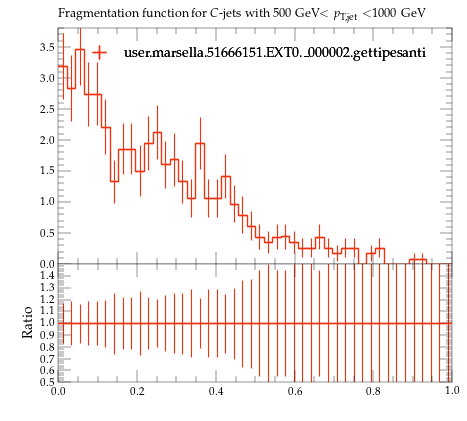

Generate this figure with Python:
#! /usr/bin/env python

# This Python script was auto-generated using YODA v2.0.2.
# Analysis object: /MC_HFDECAYS/high_pT_frag_C_jet
# Timestamp: 24-07-2026 (16:40:06)

import matplotlib as mpl
import matplotlib.pyplot as plt
mpl.use('Agg') # comment out for interactive use
import os
import numpy as np

plotDir = os.path.split(os.path.realpath(__file__))[0]
if 'YODA_USER_PLOT_PATH' in globals():
    plot_outdir = globals()['YODA_USER_PLOT_PATH']
else:
    plot_outdir = plotDir

#plot style
plt.style.use(os.path.join(plotDir, '../default.mplstyle'))
# plot metadata
figW, figH = plt.rcParams['figure.figsize']
ax_xLabel = r''
ax_yLabel = r''
ax_title  = r'Fragmentation function for $C$-jets with 500 GeV$<p_\mathrm{T,jet}<$1000 GeV'
ax_xScale = 'linear'
ax_yScale = 'linear'
xLims = (0.0, 1.0)
yLims = (0.0, 3.8050067000000003)

# TeX-friendly labels for the legend
labels = {
    'legend' : ([ r"user.marsella.51666151.EXT0.\_000002.gettipesanti" ], r""),
}

# Adjust canvas width and height
canvasW = 10.0
canvasH = 9.0
figW *= canvasW/10.
figH *= canvasH/9.

# Create figure and axis objects
fig, (ax, ratio0_ax) = plt.subplots(2, 1, sharex=True,
                  figsize=(figW,figH), gridspec_kw={'height_ratios': (6.0, 3.0)})

# Set figure margins
plt.subplots_adjust(
    left   = 1.0 * plt.rcParams['figure.subplot.left'],
    right  = 1.0 * plt.rcParams['figure.subplot.right'],
    top    = 1.0 * plt.rcParams['figure.subplot.top'],
    bottom = 1.0 * plt.rcParams['figure.subplot.bottom'])

ratio0_ax.yaxis.set_major_locator(mpl.ticker.MultipleLocator(0.1))
ratio0_ax.set_ylim(0.5, 1.4999)
ratio0_ax.set_ylabel('Ratio')

# the numerical data is stored in a separate file
dataf = dict()
prefix = os.path.split(__file__)[0]
if prefix:    prefix = prefix + '/'
exec(open(prefix+'high_pT_frag_C_jet__data.py').read(), dataf)


legend_handles = dict() # keep track of handles for the legend

# style options for curves
# starts at zorder>=5 to draw curve on top of legend
styles = {
  'user.marsella.51666151.EXT0._000002.gettipesanti.yoda.gz': {
    'color' : '#EE3311',
    'linestyle' : '-',
    'linewidth' : 1,
    'marker' : 'none',
    'markersize' : 2,
    'capsize' : 0.0,
    'zorder' : 5,
    'histstyle' : 1,
    'drawstyle' : 'steps-pre',
    'xerrorbars' : 1,
    'yerrorbars' : 1,
    'fillcolor' : None,
    'fillopacity' : 1.0,
    'ratio0_linestyle' : '-',
    'ratio0_linewidth' : 1,
    'ratio0_marker' : 'none',
    'ratio0_markersize' : 2,
    'ratio0_capsize' : 0.0,
    'ratio0_zorder' : 5,
    'ratio0_histstyle' : 1,
    'ratio0_drawstyle' : 'steps-pre',
    'ratio0_xerrorbars' : 1,
    'ratio0_yerrorbars' : 1,
  },
}

# curve from input yoda files in main panel
for label, yvals in dataf['yvals'].items():
    if all(np.isnan(v) for v in dataf['yvals'][label]):
        continue
    tmp = None
    if styles[label]['histstyle']: # draw as histogram
        xpos = dataf['xedges'][label] if styles[label]['drawstyle'] else dataf['xpoints'][label]
        ypos = np.insert(yvals, 0, yvals[0]) if styles[label]['drawstyle'] else yvals
        if styles[label]['fillcolor']: # fill area below curve
            ax.fill_between(xpos, ypos, step='pre',
                            color=styles[label]['fillcolor'],
                            alpha=styles[label]['fillopacity'])
        tmp, = ax.plot(xpos, ypos,
                       color=styles[label]['color'],
                       linestyle=styles[label]['linestyle'],
                       linewidth=styles[label]['linewidth'],
                       drawstyle=styles[label]['drawstyle'], solid_joinstyle='miter',
                       zorder=styles[label]['zorder'], label=label)
    tmp = ax.errorbar(dataf['xpoints'][label], yvals,
                      xerr=np.array(dataf['xerrs'][label])*styles[label]['xerrorbars'],
                      yerr=np.array(dataf['yerrs'][label])*styles[label]['yerrorbars'],
                      fmt=styles[label]['marker'], capsize=styles[label]['capsize'],
                      markersize=styles[label]['markersize'],
                      ecolor=styles[label]['color'],
                      color=styles[label]['color'], zorder=styles[label]['zorder'])
    tmp[-1][0].set_linestyle(styles[label]['linestyle'])
    tmp[-1][0].set_linewidth(styles[label]['linewidth'])
    if label in dataf['add_legend_handle']:  legend_handles[label] = tmp
    for varLabel in dataf['variation_yvals'].keys():
        if varLabel.startswith(label):
            tmp, = ax.plot(dataf['xedges'][label], dataf['variation_yvals'][varLabel],
                           color=styles[label]['color'],
                           linestyle=styles[label]['linestyle'],
                           linewidth=styles[label]['linewidth'],
                           drawstyle='steps-pre', solid_joinstyle='miter',
                           zorder=styles[label]['zorder'], alpha=0.5)


# plots on ratio panel
# curve from input yoda files in ratio panel
for label, yvals in dataf['ratio0_yvals'].items():
    if all(np.isnan(v) for v in yvals):
        continue
    if styles[label]['ratio0_histstyle']: # plot as histogram
        xpos = dataf['xedges']['user.marsella.51666151.EXT0._000002.gettipesanti.yoda.gz'] if styles[label]['ratio0_drawstyle'] else dataf['xpoints']['user.marsella.51666151.EXT0._000002.gettipesanti.yoda.gz']
        ypos = np.insert(yvals, 0, yvals[0]) if styles[label]['ratio0_drawstyle'] else yvals
        ratio0_ax.plot(xpos, ypos,
                       color=styles[label]['color'],
                       linewidth=styles[label]['linewidth'],
                       linestyle=styles[label]['ratio0_linestyle'],
                       drawstyle=styles[label]['ratio0_drawstyle'], zorder=styles[label]['zorder'],
                       solid_joinstyle='miter')
    tmp = ratio0_ax.errorbar(dataf['xpoints']['user.marsella.51666151.EXT0._000002.gettipesanti.yoda.gz'], yvals,
                             xerr=np.array(dataf['ref_xerrs'])*styles[label]['ratio0_xerrorbars'],
                             yerr=np.array(dataf['ratio0_yerrs'][label])*styles[label]['ratio0_yerrorbars'],
                             fmt=styles[label]['ratio0_marker'], capsize=styles[label]['ratio0_capsize'],
                             markersize=styles[label]['ratio0_markersize'],
                             ecolor=styles[label]['color'],
                             color=styles[label]['color'])
    tmp[-1][0].set_linestyle(styles[label]['ratio0_linestyle'])
    tmp[-1][0].set_linewidth(styles[label]['ratio0_linewidth'])

    for varlabel in dataf['ratio0_variation_vals'].keys():
        if varlabel.startswith(label):
            ratio0_ax.plot(dataf['xedges']['user.marsella.51666151.EXT0._000002.gettipesanti.yoda.gz'],
                            dataf['ratio0_variation_vals'][varlabel],
                            color=styles[label]['color'],
                            linestyle=styles[label]['linestyle'],
                            linewidth=styles[label]['linewidth'],
                            drawstyle='steps-pre', solid_joinstyle='miter',
                            zorder=1, alpha=0.5)

legend_items = list(legend_handles.values())
ax.add_artist(ax.legend(legend_items,
                        labels['legend'][0],
                        title=labels['legend'][1],
                        alignment='left',
                        loc='upper center',
                        bbox_to_anchor=(0.5, 0.97)))

# set plot metadata as defined above
ratio0_ax.set_xlabel(ax_xLabel)
ratio0_ax.xaxis.set_label_coords(1., -0.15)
ax.set_ylabel(ax_yLabel, ha='right', va='top')
ax.yaxis.set_label_coords(-0.11, 1.0)
ax.set_title(ax_title, loc='left')
ax.set_xscale(ax_xScale)
ax.set_yscale(ax_yScale)
ax.set_xlim(xLims)
ax.set_ylim(yLims)

# tick formatting
plt.rcParams['xtick.top'] = True
plt.rcParams['ytick.right'] = True
fig.align_ylabels((ax, ratio0_ax))
plt.savefig(os.path.join(plot_outdir, 'high_pT_frag_C_jet.pdf'), format='PDF')
plt.savefig(os.path.join(plot_outdir, 'high_pT_frag_C_jet.png'), format='PNG')

plt.close(fig)
